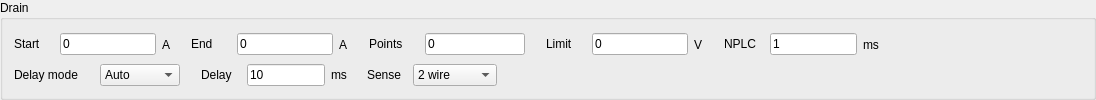
           <widget class="QGroupBox" name="groupBox_drainSweep">
            <property name="minimumSize">
             <size>
              <width>0</width>
              <height>0</height>
             </size>
            </property>
            <property name="title">
             <string>Drain</string>
            </property>
            <layout class="QVBoxLayout" name="verticalLayout_5">
             <item>
              <layout class="QHBoxLayout" name="HBoxLayout_drainLine1" stretch="10,1,10,1,10,1,10,1,10,13">
               <item>
                <layout class="QHBoxLayout" name="HBoxLayout_drainStart" stretch="0,0,0">
                 <item>
                  <widget class="QLabel" name="label_drainStart">
                   <property name="sizePolicy">
                    <sizepolicy hsizetype="Fixed" vsizetype="Fixed">
                     <horstretch>0</horstretch>
                     <verstretch>0</verstretch>
                    </sizepolicy>
                   </property>
                   <property name="minimumSize">
                    <size>
                     <width>40</width>
                     <height>0</height>
                    </size>
                   </property>
                   <property name="text">
                    <string>Start</string>
                   </property>
                  </widget>
                 </item>
                 <item>
                  <widget class="QLineEdit" name="lineEdit_drainStart">
                   <property name="sizePolicy">
                    <sizepolicy hsizetype="Fixed" vsizetype="Fixed">
                     <horstretch>0</horstretch>
                     <verstretch>0</verstretch>
                    </sizepolicy>
                   </property>
                   <property name="minimumSize">
                    <size>
                     <width>20</width>
                     <height>0</height>
                    </size>
                   </property>
                   <property name="text">
                    <string>0</string>
                   </property>
                  </widget>
                 </item>
                 <item>
                  <widget class="QLabel" name="label_drainStartUnits">
                   <property name="text">
                    <string>A</string>
                   </property>
                  </widget>
                 </item>
                </layout>
               </item>
               <item>
                <spacer name="horizontalSpacer_26">
                 <property name="orientation">
                  <enum>Qt::Orientation::Horizontal</enum>
                 </property>
                 <property name="sizeHint" stdset="0">
                  <size>
                   <width>40</width>
                   <height>20</height>
                  </size>
                 </property>
                </spacer>
               </item>
               <item>
                <layout class="QHBoxLayout" name="HBoxLayout_drainEnd" stretch="0,0,0">
                 <item>
                  <widget class="QLabel" name="label_drainEnd">
                   <property name="sizePolicy">
                    <sizepolicy hsizetype="Fixed" vsizetype="Fixed">
                     <horstretch>0</horstretch>
                     <verstretch>0</verstretch>
                    </sizepolicy>
                   </property>
                   <property name="minimumSize">
                    <size>
                     <width>40</width>
                     <height>0</height>
                    </size>
                   </property>
                   <property name="text">
                    <string>End</string>
                   </property>
                  </widget>
                 </item>
                 <item>
                  <widget class="QLineEdit" name="lineEdit_drainEnd">
                   <property name="sizePolicy">
                    <sizepolicy hsizetype="Fixed" vsizetype="Fixed">
                     <horstretch>0</horstretch>
                     <verstretch>0</verstretch>
                    </sizepolicy>
                   </property>
                   <property name="minimumSize">
                    <size>
                     <width>20</width>
                     <height>0</height>
                    </size>
                   </property>
                   <property name="text">
                    <string>0</string>
                   </property>
                  </widget>
                 </item>
                 <item>
                  <widget class="QLabel" name="label_drainEndUnits">
                   <property name="text">
                    <string>A</string>
                   </property>
                  </widget>
                 </item>
                </layout>
               </item>
               <item>
                <spacer name="horizontalSpacer_27">
                 <property name="orientation">
                  <enum>Qt::Orientation::Horizontal</enum>
                 </property>
                 <property name="sizeHint" stdset="0">
                  <size>
                   <width>40</width>
                   <height>20</height>
                  </size>
                 </property>
                </spacer>
               </item>
               <item>
                <layout class="QHBoxLayout" name="HBoxLayout_drainPoints" stretch="0,0">
                 <item>
                  <widget class="QLabel" name="label_drainPoints">
                   <property name="sizePolicy">
                    <sizepolicy hsizetype="Fixed" vsizetype="Fixed">
                     <horstretch>0</horstretch>
                     <verstretch>0</verstretch>
                    </sizepolicy>
                   </property>
                   <property name="minimumSize">
                    <size>
                     <width>50</width>
                     <height>0</height>
                    </size>
                   </property>
                   <property name="text">
                    <string>Points</string>
                   </property>
                  </widget>
                 </item>
                 <item>
                  <widget class="QLineEdit" name="lineEdit_drainPoints">
                   <property name="sizePolicy">
                    <sizepolicy hsizetype="Fixed" vsizetype="Fixed">
                     <horstretch>0</horstretch>
                     <verstretch>0</verstretch>
                    </sizepolicy>
                   </property>
                   <property name="minimumSize">
                    <size>
                     <width>20</width>
                     <height>0</height>
                    </size>
                   </property>
                   <property name="text">
                    <string>0</string>
                   </property>
                  </widget>
                 </item>
                </layout>
               </item>
               <item>
                <spacer name="horizontalSpacer_28">
                 <property name="orientation">
                  <enum>Qt::Orientation::Horizontal</enum>
                 </property>
                 <property name="sizeHint" stdset="0">
                  <size>
                   <width>40</width>
                   <height>20</height>
                  </size>
                 </property>
                </spacer>
               </item>
               <item>
                <layout class="QHBoxLayout" name="HBoxLayout_drainLimit" stretch="0,0,0">
                 <item>
                  <widget class="QLabel" name="label_drainLimit">
                   <property name="sizePolicy">
                    <sizepolicy hsizetype="Fixed" vsizetype="Fixed">
                     <horstretch>0</horstretch>
                     <verstretch>0</verstretch>
                    </sizepolicy>
                   </property>
                   <property name="minimumSize">
                    <size>
                     <width>40</width>
                     <height>0</height>
                    </size>
                   </property>
                   <property name="text">
                    <string>Limit</string>
                   </property>
                  </widget>
                 </item>
                 <item>
                  <widget class="QLineEdit" name="lineEdit_drainLimit">
                   <property name="sizePolicy">
                    <sizepolicy hsizetype="Fixed" vsizetype="Fixed">
                     <horstretch>0</horstretch>
                     <verstretch>0</verstretch>
                    </sizepolicy>
                   </property>
                   <property name="minimumSize">
                    <size>
                     <width>20</width>
                     <height>0</height>
                    </size>
                   </property>
                   <property name="text">
                    <string>0</string>
                   </property>
                  </widget>
                 </item>
                 <item>
                  <widget class="QLabel" name="label_drainLimitUnits">
                   <property name="text">
                    <string>V</string>
                   </property>
                  </widget>
                 </item>
                </layout>
               </item>
               <item>
                <spacer name="horizontalSpacer_29">
                 <property name="orientation">
                  <enum>Qt::Orientation::Horizontal</enum>
                 </property>
                 <property name="sizeHint" stdset="0">
                  <size>
                   <width>40</width>
                   <height>20</height>
                  </size>
                 </property>
                </spacer>
               </item>
               <item>
                <layout class="QHBoxLayout" name="HBoxLayout_drainNPLC" stretch="0,0,0">
                 <item>
                  <widget class="QLabel" name="label_drainNPLC">
                   <property name="sizePolicy">
                    <sizepolicy hsizetype="Fixed" vsizetype="Fixed">
                     <horstretch>0</horstretch>
                     <verstretch>0</verstretch>
                    </sizepolicy>
                   </property>
                   <property name="minimumSize">
                    <size>
                     <width>40</width>
                     <height>0</height>
                    </size>
                   </property>
                   <property name="text">
                    <string>NPLC</string>
                   </property>
                  </widget>
                 </item>
                 <item>
                  <widget class="QLineEdit" name="lineEdit_drainNPLC">
                   <property name="sizePolicy">
                    <sizepolicy hsizetype="Fixed" vsizetype="Fixed">
                     <horstretch>0</horstretch>
                     <verstretch>0</verstretch>
                    </sizepolicy>
                   </property>
                   <property name="minimumSize">
                    <size>
                     <width>20</width>
                     <height>0</height>
                    </size>
                   </property>
                   <property name="baseSize">
                    <size>
                     <width>0</width>
                     <height>0</height>
                    </size>
                   </property>
                   <property name="text">
                    <string>1</string>
                   </property>
                  </widget>
                 </item>
                 <item>
                  <widget class="QLabel" name="label_drainNPLCUnits">
                   <property name="text">
                    <string>ms</string>
                   </property>
                  </widget>
                 </item>
                </layout>
               </item>
               <item>
                <spacer name="horizontalSpacer_30">
                 <property name="orientation">
                  <enum>Qt::Orientation::Horizontal</enum>
                 </property>
                 <property name="sizeHint" stdset="0">
                  <size>
                   <width>40</width>
                   <height>20</height>
                  </size>
                 </property>
                </spacer>
               </item>
              </layout>
             </item>
             <item>
              <layout class="QHBoxLayout" name="HBoxLayout_drainLine2" stretch="10,1,10,1,10,40">
               <item>
                <layout class="QHBoxLayout" name="HBoxLayout_drainDelayMode">
                 <item>
                  <widget class="QLabel" name="label_drainDelayMode">
                   <property name="sizePolicy">
                    <sizepolicy hsizetype="Fixed" vsizetype="Fixed">
                     <horstretch>0</horstretch>
                     <verstretch>0</verstretch>
                    </sizepolicy>
                   </property>
                   <property name="minimumSize">
                    <size>
                     <width>80</width>
                     <height>0</height>
                    </size>
                   </property>
                   <property name="text">
                    <string>Delay mode</string>
                   </property>
                  </widget>
                 </item>
                 <item>
                  <widget class="QComboBox" name="comboBox_drainDelayMode">
                   <property name="sizePolicy">
                    <sizepolicy hsizetype="Fixed" vsizetype="Fixed">
                     <horstretch>0</horstretch>
                     <verstretch>0</verstretch>
                    </sizepolicy>
                   </property>
                   <property name="minimumSize">
                    <size>
                     <width>80</width>
                     <height>0</height>
                    </size>
                   </property>
                   <property name="currentIndex">
                    <number>0</number>
                   </property>
                   <item>
                    <property name="text">
                     <string>Auto</string>
                    </property>
                   </item>
                   <item>
                    <property name="text">
                     <string>Manual</string>
                    </property>
                   </item>
                  </widget>
                 </item>
                </layout>
               </item>
               <item>
                <spacer name="horizontalSpacer_31">
                 <property name="orientation">
                  <enum>Qt::Orientation::Horizontal</enum>
                 </property>
                 <property name="sizeHint" stdset="0">
                  <size>
                   <width>40</width>
                   <height>20</height>
                  </size>
                 </property>
                </spacer>
               </item>
               <item>
                <layout class="QHBoxLayout" name="HBoxLayout_drainDelay" stretch="0,0,0">
                 <item>
                  <widget class="QLabel" name="label_drainDelay">
                   <property name="sizePolicy">
                    <sizepolicy hsizetype="Fixed" vsizetype="Fixed">
                     <horstretch>0</horstretch>
                     <verstretch>0</verstretch>
                    </sizepolicy>
                   </property>
                   <property name="minimumSize">
                    <size>
                     <width>40</width>
                     <height>0</height>
                    </size>
                   </property>
                   <property name="text">
                    <string>Delay</string>
                   </property>
                  </widget>
                 </item>
                 <item>
                  <widget class="QLineEdit" name="lineEdit_drainDelay">
                   <property name="sizePolicy">
                    <sizepolicy hsizetype="Fixed" vsizetype="Fixed">
                     <horstretch>0</horstretch>
                     <verstretch>0</verstretch>
                    </sizepolicy>
                   </property>
                   <property name="minimumSize">
                    <size>
                     <width>20</width>
                     <height>0</height>
                    </size>
                   </property>
                   <property name="text">
                    <string>10</string>
                   </property>
                  </widget>
                 </item>
                 <item>
                  <widget class="QLabel" name="label_drainDelayUnits">
                   <property name="text">
                    <string>ms</string>
                   </property>
                  </widget>
                 </item>
                </layout>
               </item>
               <item>
                <spacer name="horizontalSpacer_70">
                 <property name="orientation">
                  <enum>Qt::Orientation::Horizontal</enum>
                 </property>
                 <property name="sizeHint" stdset="0">
                  <size>
                   <width>40</width>
                   <height>20</height>
                  </size>
                 </property>
                </spacer>
               </item>
               <item>
                <layout class="QHBoxLayout" name="HBoxLayout_drainSenseMode" stretch="0,0">
                 <item>
                  <widget class="QLabel" name="label_drainSenseMode">
                   <property name="sizePolicy">
                    <sizepolicy hsizetype="Fixed" vsizetype="Fixed">
                     <horstretch>0</horstretch>
                     <verstretch>0</verstretch>
                    </sizepolicy>
                   </property>
                   <property name="minimumSize">
                    <size>
                     <width>40</width>
                     <height>0</height>
                    </size>
                   </property>
                   <property name="text">
                    <string>Sense</string>
                   </property>
                  </widget>
                 </item>
                 <item>
                  <widget class="QComboBox" name="comboBox_drainSenseMode">
                   <property name="sizePolicy">
                    <sizepolicy hsizetype="Fixed" vsizetype="Fixed">
                     <horstretch>0</horstretch>
                     <verstretch>0</verstretch>
                    </sizepolicy>
                   </property>
                   <property name="minimumSize">
                    <size>
                     <width>80</width>
                     <height>0</height>
                    </size>
                   </property>
                   <property name="currentIndex">
                    <number>0</number>
                   </property>
                   <item>
                    <property name="text">
                     <string>2 wire</string>
                    </property>
                   </item>
                   <item>
                    <property name="text">
                     <string>4 wire</string>
                    </property>
                   </item>
                   <item>
                    <property name="text">
                     <string>2 &amp; 4 wire</string>
                    </property>
                   </item>
                  </widget>
                 </item>
                </layout>
               </item>
               <item>
                <spacer name="horizontalSpacer_32">
                 <property name="orientation">
                  <enum>Qt::Orientation::Horizontal</enum>
                 </property>
                 <property name="sizeHint" stdset="0">
                  <size>
                   <width>40</width>
                   <height>20</height>
                  </size>
                 </property>
                </spacer>
               </item>
              </layout>
             </item>
            </layout>
           </widget>
